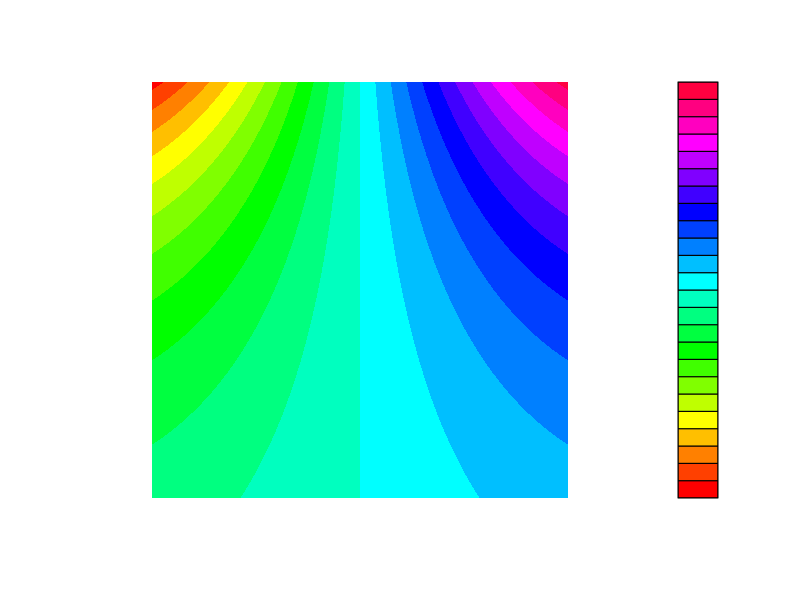

Here is the R script that generated this plot:

dev.off()
install.packages("ggplot2")


x <- y <- seq(-1, 1, len=51);

grid <- outer(
        x,
        y,
        function(x, y) {
           sin(x) * exp(y)
        }
      );

filled.contour(grid, axes = FALSE, color.palette=rainbow, asp=1);

